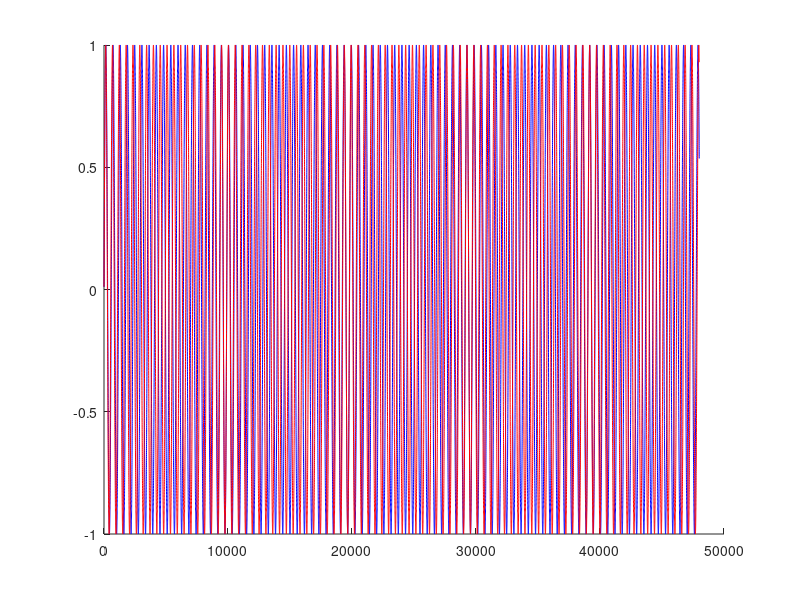
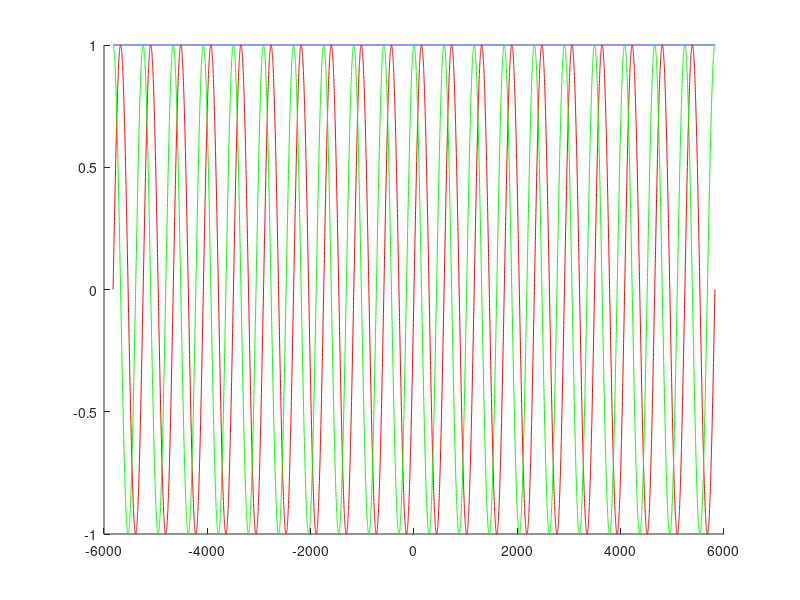
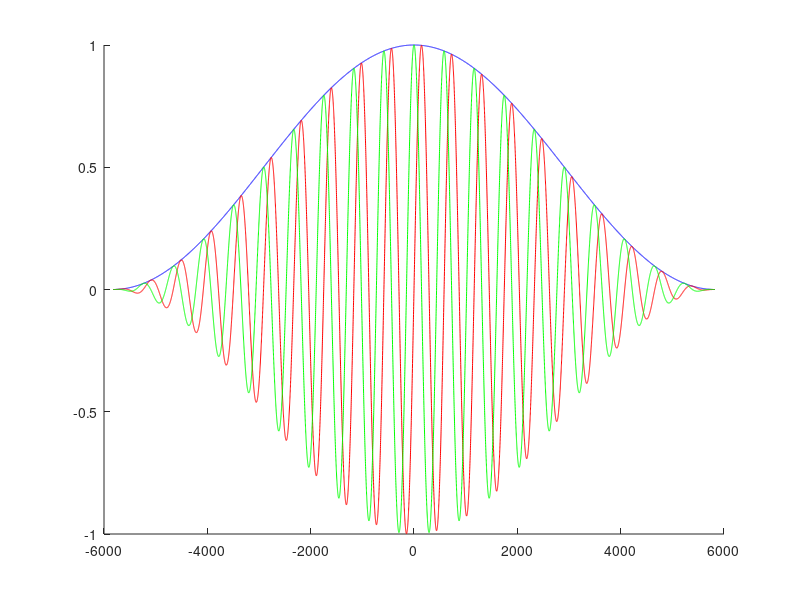
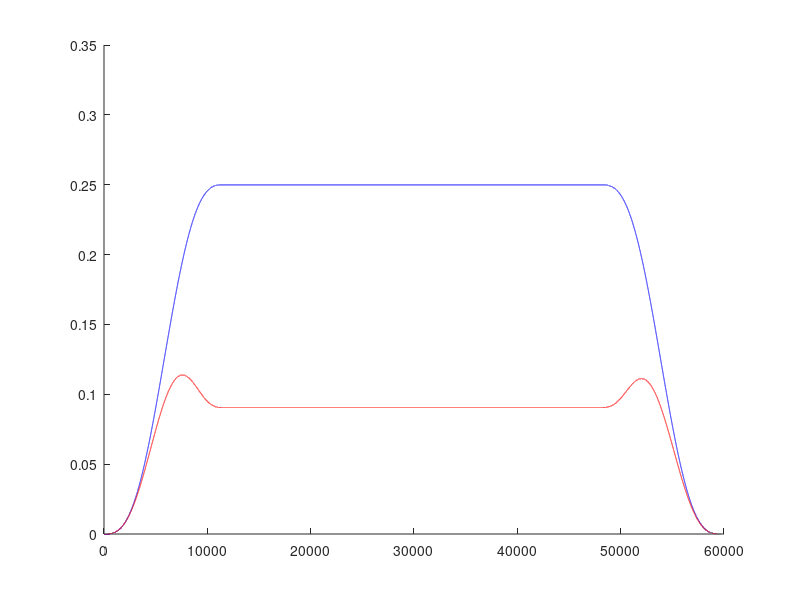

The MATLAB script that drew these images, in order:
fs = 48000; % sample frequncy
x = 1:fs; % sample size

f_ot = 1; % 8 = third overtone

f_sch = 82.41 * f_ot; % frequency to analyze, low E guitarr

p = 20; % number of periods
ws = round(p * fs / f_sch); % window size

latency = 0.5 * ws / fs

w = -ws / 2:ws / 2; % windw

f = 82.41 * f_ot;
data = sin(2 * pi * f * x / fs);

f2 = 87.31 * f_ot;
data2 = sin(2 * pi * f2 * x / fs);

% complex representation
sin_cos = sin(2 * pi * f_sch * w / fs) + j * cos(2 * pi * f_sch * w / fs);

han = hanning(ws + 1)';
sin_cos_han = (sin_cos .* han); % element by element

c = conv(data, sin_cos_han);
c2 = conv(data2, sin_cos_han);

figure(1);
clf;
hold on;
plot(data, '-b');
plot(data2, '-r');
hold off;

figure(2);
clf;
hold on;
plot(w, abs(sin_cos), '-b');
plot(w, real(sin_cos), '-r');
plot(w, imag(sin_cos), '-g');
hold off;

figure(3);
clf;
hold on;
plot(w, abs(sin_cos_han), '-b');
plot(w, real(sin_cos_han), '-r');
plot(w, imag(sin_cos_han), '-g');
hold off;

figure(4);
clf;
hold on;
plot(abs(c) / ws, '-b');
% plot(real(c), '-r');
% plot(imag(c), '-g');

plot(abs(c2) / ws, '-r');
hold off;

% plot(han, '-b');

% figure(2);
% plot(w, sin_cos, '-');

%plot(data, '-b', ifft_data, '-r');
% hold on
% plot(x, data(x + 17), '-xr');
% hold off
% title("data");
% legend("legend data");

% figure(2);
% plot(x, ifft_data(x));
% title("ifft_daa");
% legend("legend ifft_data");

% plot(x, data);

% plot(x, ifft_data);
